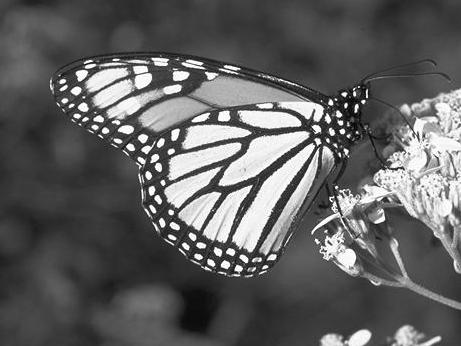
%> input picture hw2/butterfly.jpg, 461 x 346 px
$ octave hw2.m   (GNU Octave 9; MATLAB toolbox functions it lacks are replaced by stand-ins)
%> lines starting %> are read from the running program, lines starting %| are printed output that depends on the picture
### hw2/double2gray.m
function imgGray = double2gray(imgDouble)
    imgMax = max(max(imgDouble));
    imgMin = min(min(imgDouble));
    imgGray = (imgDouble-imgMin)/(imgMax-imgMin)*255;
    imgGray = uint8(imgGray);
end

### hw2/Gaussian.m
function [z] = Gaussian(tho)
tho = 6;
x = linspace(-3*tho,3*tho,6*tho+1);
y = x';
[X,Y]=meshgrid(x,y);

z = exp(-(X.^2+Y.^2)./(2*tho^2));
z = z/sum(sum(z));
end

### hw2/hw2.m
ori_img = imread('butterfly.jpg');
%> ori_img is the input picture: size 346x461x3 uint8; min 0, max 255, mean 96.6
ori_img = double(rgb2gray(ori_img));
%> ori_img: size 346x461 double

sizeFactor = 2;

G = Gaussian(6);

img = conv2(ori_img, G, 'same');
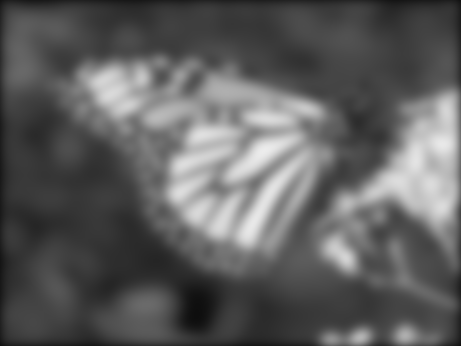
%> img: size 346x461 double; min 14.43, max 236.3, mean 94.6
img = imresize(img, 1/sizeFactor);
%> img: size 173x231 double
img = double2gray(img);
%> in double2gray, `imgMax = max(max(imgDouble));`: imgMax = 236.3
%> in double2gray, `imgMin = min(min(imgDouble));`: imgMin = 14.43
imwrite(img, 'l0.jpg');

% generate wavelet filter
thoLs = [1 3 6];
thetaLs = [0 pi/6 pi/3 pi/2 2*pi/3 5*pi/6];
eta = 4;
width = 18;
flt = zeros(18, width*2+1, width*2+1);
cnt = 1;
for k = 1:3
    for j = 1:6
        %convolve image with morlet filter
        F = Morlet(thoLs(k), thetaLs(j), eta, width);
        img = conv2(ori_img, F, 'same');
        img = (img.*conj(img)).^0.5;

        %gaussian blur
        img = conv2(img, G, 'same');

        %downsample
        img = imresize(img, 1/sizeFactor);

        img = double2gray(img);
        imwrite(img, ['l1_' num2str(k) '_' num2str(j) '.jpg']);
    end
end
